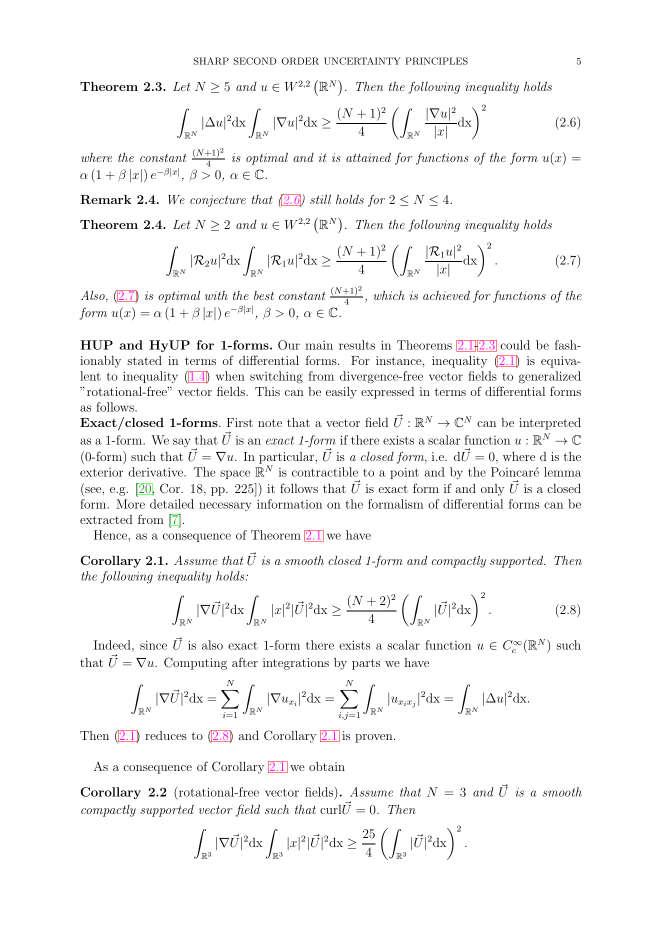
#> input picture packets/fa_banach_001_literature_already_answered_2012.12667_2012.12667_low_dimensional_hyup_answered_by_2508.15221/files/evidence/source_p5-05.png, 1323 x 1872 px, given in place of source_page_99.png, which was not available (shown at 1/2 size)
$ python crop_source.py
#> lines starting #> are read from the running program, lines starting #| are printed output that depends on the picture
#!/usr/bin/env python3
"""Crop the source proposition and conjecture from rendered PDF page 99."""

from pathlib import Path

from PIL import Image


packet = Path(__file__).resolve().parents[1]
source = packet / "tmp" / "source_page_99.png"
target = packet / "figures" / "source_conjecture_crop.png"

with Image.open(source) as image:
#> image is the input picture: PIL image 1323x1872 RGB; mean R, G, B 246.6, 246.4, 246.5
    crop = image.crop((215, 1050, 1370, 1980))
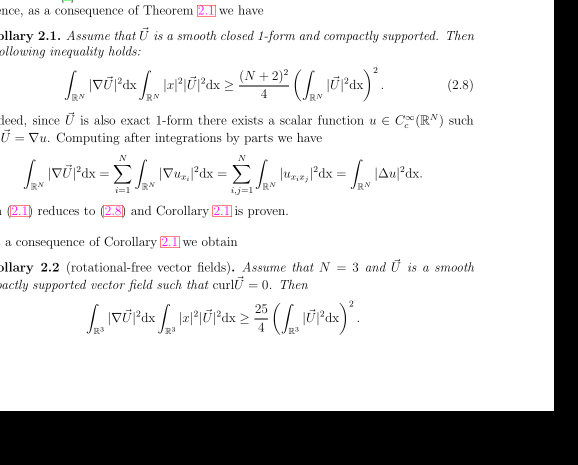
#> crop: PIL image 1155x930 RGB (shown at 1/2 size); mean R, G, B 210.3, 210, 210.1
    crop.save(target)

print(target)

$ run again, on packets/fa_banach_001_literature_already_answered_2012.12667_2012.12667_low_dimensional_hyup_answered_by_2508.15221/files/evidence/support2508_p5-05.png
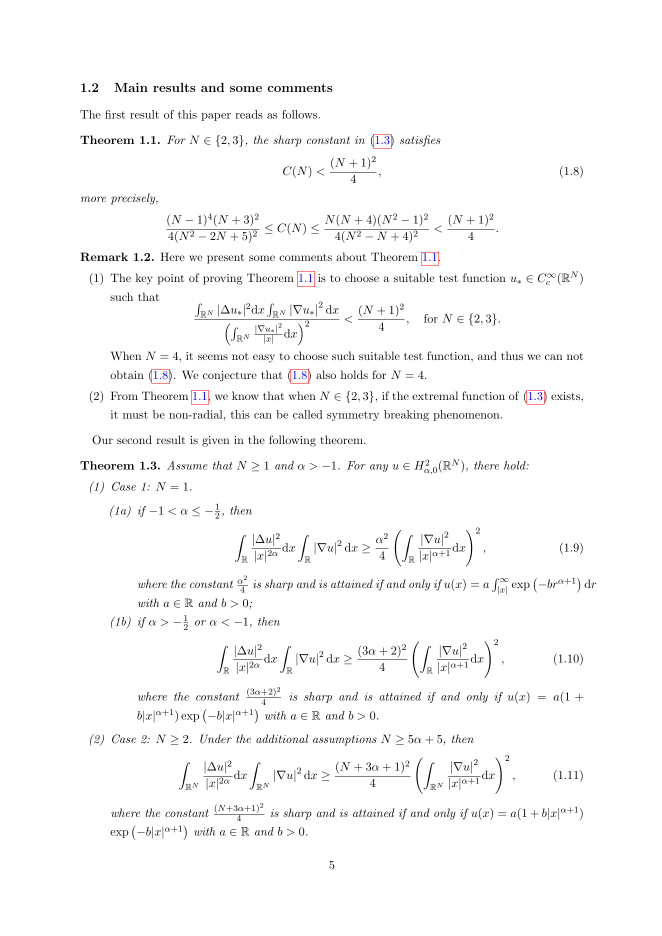
#> input picture packets/fa_banach_001_literature_already_answered_2012.12667_2012.12667_low_dimensional_hyup_answered_by_2508.15221/files/evidence/support2508_p5-05.png, 1323 x 1871 px, given in place of source_page_99.png, which was not available (shown at 1/2 size)
#> image is the input picture: PIL image 1323x1871 RGB; mean R, G, B 249.5, 249.4, 249.5
#> `crop = image.crop((215, 1050, 1370, 1980))`:
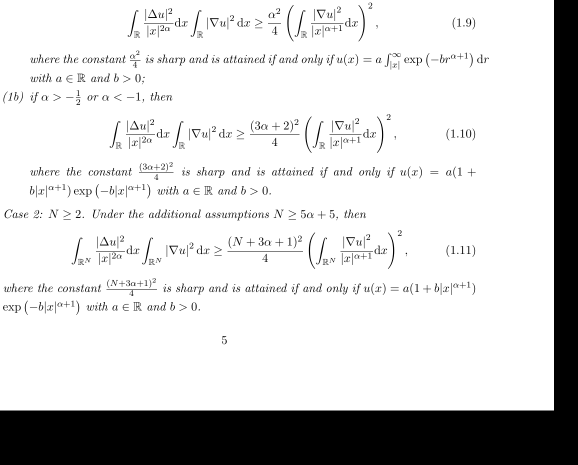
#> crop: PIL image 1155x930 RGB (shown at 1/2 size); min 0, max 255, mean 211
